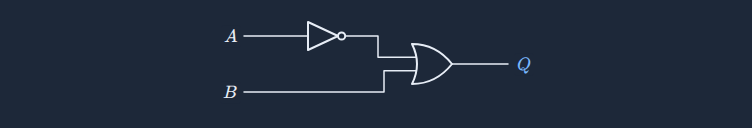
#> input picture design/circuit/CSCI26_C2A-desk-light.png, 752 x 128 px
$ python trace.py ../../../circuit/CSCI26_C2A-desk-light.png out.png
#> lines starting #> are read from the running program, lines starting #| are printed output that depends on the picture; after the words box and inside, x2 and y2 are one past the last pixel; in counts of white or black regions, pixels touching at a corner belong together
"""Trace an isolated transparent PNG part to a flat colour SVG on a square viewBox.
usage: python3 trace.py SRC.png OUT.svg [--px 128] [--k 10] [--speckle 6] [--layer 24] [--corner 60] [--pad 0.04] [--glow]"""
import argparse, io, re, sys
import numpy as np
from PIL import Image
import vtracer

ap = argparse.ArgumentParser()
ap.add_argument("src"); ap.add_argument("out")
ap.add_argument("--px", type=int, default=128)      # working raster size (detail level)
ap.add_argument("--k", type=int, default=10)        # palette size after quantising
ap.add_argument("--speckle", type=int, default=6)
ap.add_argument("--layer", type=int, default=24)
ap.add_argument("--cprec", type=int, default=6)
ap.add_argument("--corner", type=int, default=60)
ap.add_argument("--length", type=float, default=4.0)
ap.add_argument("--splice", type=int, default=45)
ap.add_argument("--pad", type=float, default=0.04)
ap.add_argument("--blur", type=float, default=0.0)
ap.add_argument("--sat", type=float, default=1.0)
ap.add_argument("--glow", default="")               # extra vector glow behind: colour hex
ap.add_argument("--debug", default="")
a = ap.parse_args()

im = Image.open(a.src).convert("RGBA")
al = np.array(im)[:, :, 3]
#> al: shape (128, 752); every value is 255
ys, xs = np.where(al > 24)
im = im.crop((xs.min(), ys.min(), xs.max() + 1, ys.max() + 1))
w, h = im.size
#> w = 752; h = 128
side = int(round(max(w, h) / (1 - 2 * a.pad)))
#> side = 817
sq = Image.new("RGBA", (side, side), (0, 0, 0, 0))
#> sq: PIL image 817x817 RGBA; every value is 0
sq.paste(im, ((side - w) // 2, (side - h) // 2))
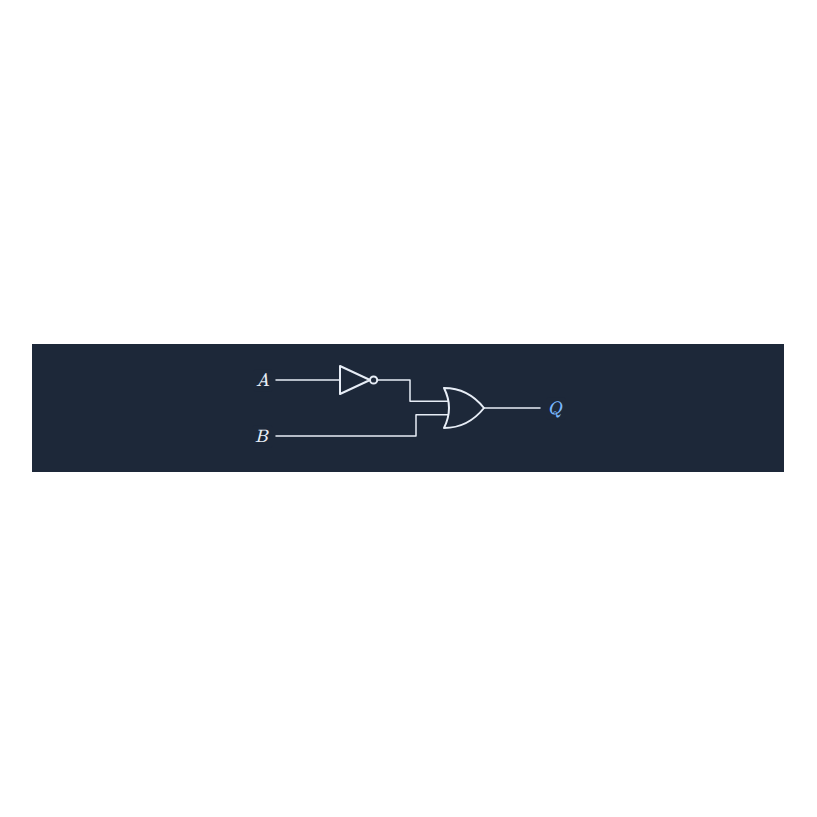
#> sq: PIL image 817x817 RGBA; mean R, G, B, A 4.6, 6.1, 8.6, 36.8; transparent parts drawn white
sm = sq.resize((a.px, a.px), Image.LANCZOS)
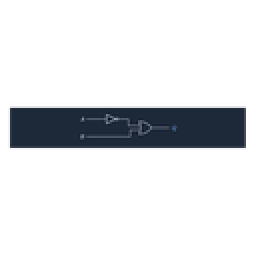
#> sm: PIL image 128x128 RGBA (shown 2 times larger); mean R, G, B, A 5, 6.7, 9.4, 36.8; transparent parts drawn white
if a.blur:
    from PIL import ImageFilter
    sm = sm.filter(ImageFilter.GaussianBlur(a.blur))
if a.sat != 1.0:
    from PIL import ImageEnhance
    rgb = ImageEnhance.Color(sm.convert("RGB")).enhance(a.sat)
    sm = Image.merge("RGBA", (*rgb.split(), sm.split()[3]))
arr = np.array(sm)
mask = arr[:, :, 3] >= 128
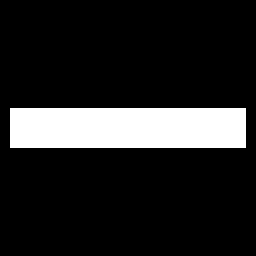
#> mask: shape (128, 128) bool (shown 2 times larger); 14.4% white; 1 white region, box (x1, y1, x2, y2) and area: (5, 54, 123, 74) 2360
# quantise opaque pixels to k colours (merges near-identical shades -> few layers)
rgb = Image.fromarray(arr[:, :, :3])
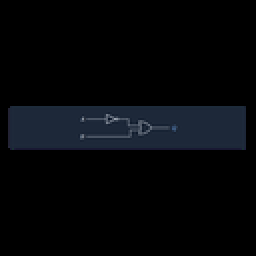
#> rgb: PIL image 128x128 RGB (shown 2 times larger); mean R, G, B 5, 6.7, 9.4
q = rgb.quantize(colors=a.k, method=Image.Quantize.MEDIANCUT, dither=Image.Dither.NONE).convert("RGB")
qa = np.array(q)
out = np.zeros_like(arr)
out[:, :, :3] = qa
out[:, :, 3] = np.where(mask, 255, 0)
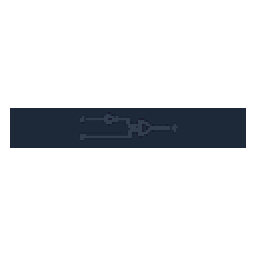
#> out: shape (128, 128, 4) (shown 2 times larger); mean R, G, B, A 4.8, 6.5, 9.2, 36.7; transparent parts drawn white
qim = Image.fromarray(out, "RGBA")
if a.debug:
    qim.resize((512, 512), Image.NEAREST).save(a.debug)
buf = io.BytesIO(); qim.save(buf, "PNG")
#> (the run stopped early here; a loop or call above may not have finished)
